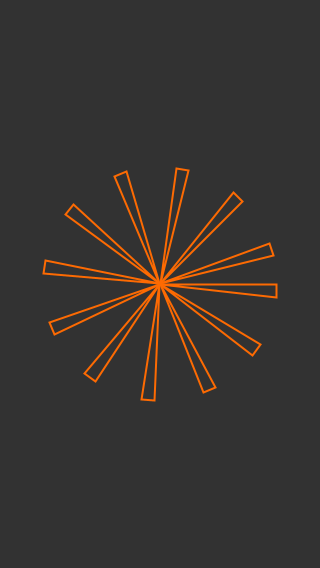
Frame 1 (no input)
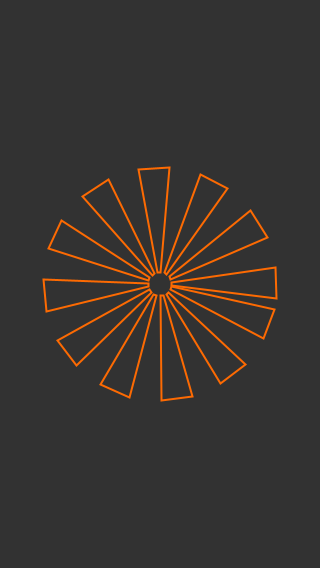
Frame 60 (the mouse pressed at the canvas centre just before this capture)
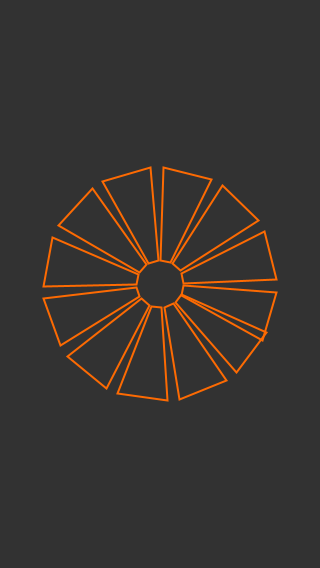
Frame 120 (the mouse held since frame 60 and released just before this capture)

The Processing sketch that drew these frames (run headless with seeded random() and noise(); from frame 60 on, the mouse is pressed at the canvas centre):

// Processing sketch: ConquestOfTheOuterSpace
// ── ConquestOfTheOuterSpace.pde
ArrayList<Shape> shapeList = new ArrayList<Shape>();
float a= 70;
float r = 0;
float count;


void setup()
{
  
  size(320, 568);
  for (int i = 0; i < a; i=i+6) 
  {
    r=10;
    Shape shape = new Shape(i,r);
    shapeList.add(shape);
  }
}

void draw()
{
  translate((width/2), height/2);
  background(50);
  for (int i = 0 ; i < shapeList.size(); i++)
  {
    shapeList.get(i).spin();
    shapeList.get(i).display();
  }
}
// ── Shape.pde
class Shape
{
  float radius1;
  float radius2;
  float a;
  float index;
  PVector[] vertices;
  color col;
  float size;
  float distance;
  float diameterButton;
  float countRadius;
  boolean growinUp;

  Shape(float i, float rad1)
  {
    radius1=rad1;  
    a= 70;
    index=i;
    radius2=107;
    vertices = new PVector[4];
    col=color(126);
    size=1.2;
    distance=90;
    diameterButton=70;
    growinUp=true;
    
    vertices[0] = new PVector( (radius1)*cos(index*2*PI/a), (radius1)*sin(index*2*PI/a) );
    vertices[1] = new PVector( (radius1)*cos((index+size)*2*PI/a), (radius1)*sin((index+size)*2*PI/a));
    vertices[2] = new PVector( (radius1 + radius2)*cos((index+size)*2*PI/a), (radius1 + radius2)*sin((index+size)*2*PI/a));
    vertices[3] = new PVector( (radius1 + radius2)*cos(index*2*PI/a), (radius1 + radius2)*sin(index*2*PI/a));
  }
  
  void spin()
  {
    size= size+0.03;
    
    if(countRadius>350)
      growinUp=false;
      
    if(countRadius<5)
      growinUp=true;
      
    if(growinUp==true) 
    {
      countRadius=countRadius+0.2;
    }
    else
    {
      countRadius=countRadius-0.2;
    }
    println(countRadius);
    
    index = index + 0.04;
    vertices[0].x =  (/*radius1+*/countRadius)*cos(index*2*PI/a);
    vertices[0].y =  (/*radius1+*/countRadius)*sin(index*2*PI/a);
    vertices[1].x =  (/*radius1+*/countRadius)*cos((index+size)*2*PI/a);
    vertices[1].y =  (/*radius1+*/countRadius)*sin((index+size)*2*PI/a);
    vertices[2].x =  (radius1 + radius2 /*+countRadius*/)*cos((index+size)*2*PI/a);
    vertices[2].y =  (radius1 + radius2 /*+countRadius*/)*sin((index+size)*2*PI/a);
    vertices[3].x =  (radius1 + radius2 /*+countRadius*/)*cos(index*2*PI/a);
    vertices[3].y =  (radius1 + radius2 /*+countRadius*/)*sin(index*2*PI/a);
  }

  void display()
  {
    col=color(0);
    noFill();
    stroke(253,106,2);
    strokeWeight(2);

    //     x1        y1        x2        y2         x3        y3        x4      y4
    quad(vertices[0].x, vertices[0].y, vertices[1].x, vertices[1].y, vertices[2].x, vertices[2].y, vertices[3].x, vertices[3].y);
  }
}
